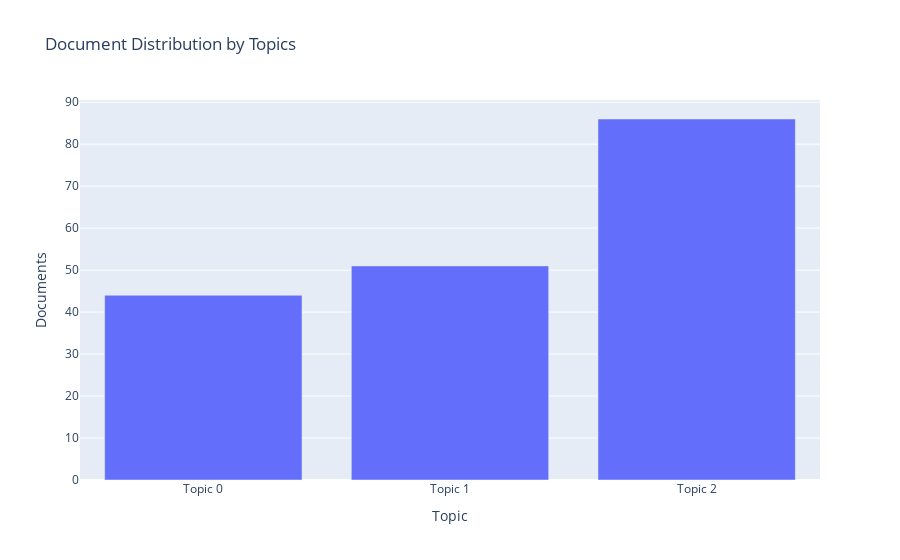

The code cell stored with this chart in its notebook:
### Code cell
Fig1 = plot_model(lda, plot = 'topic_distribution')

### Figure 1 — Plotly figure (JSON) as saved in the notebook; plotly's stock layout.template omitted (floating-point values rounded to 4 significant figures)
{"data": [{"alignmentgroup": "True", "customdata": [["nike, ver, deporte, ropa, persona, correr, hacer, creo, chevere, mensaje"], ["persona, puede, inspira, inspiracion, deportista, hazlo, compra, marca, cuanto, solo"], ["deporte, hacer, ver, ropa, video, marca, vida, siente, final, haciendo"]], "hovertemplate": "Topic=%{x}<br>Documents=%{y}<br>Keyword=%{customdata[0]}<extra></extra>", "legendgroup": "", "marker": {"color": "#636efa", "pattern": {"shape": ""}}, "name": "", "offsetgroup": "", "orientation": "v", "showlegend": false, "textposition": "auto", "type": "bar", "x": ["Topic 0", "Topic 1", "Topic 2"], "xaxis": "x", "y": [44, 51, 86], "yaxis": "y"}], "layout": {"barmode": "relative", "legend": {"tracegroupgap": 0}, "title": {"text": "Document Distribution by Topics"}, "xaxis": {"anchor": "y", "domain": [0, 1], "title": {"text": "Topic"}}, "yaxis": {"anchor": "x", "domain": [0, 1], "title": {"text": "Documents"}}}}
